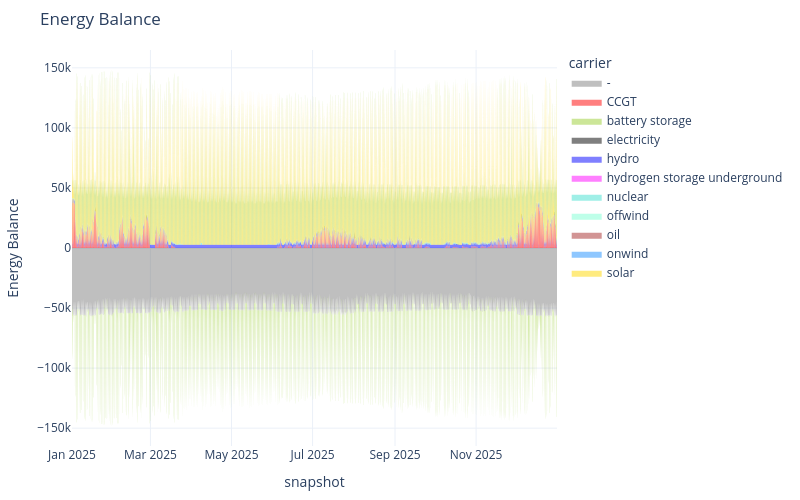

Write notebook code for a chart like this one.
### Markdown cell above
## Energy Balance

### Code cell
n.statistics.energy_balance.iplot()

### Figure 1 — Plotly figure (JSON) as saved in the notebook; plotly's stock layout.template omitted (floating-point values rounded to 4 significant figures; data arrays with more than 128 entries replaced by an {"elided": "..."} marker saying what was removed)
{"data": [{"fillpattern": {"shape": ""}, "hovertemplate": "carrier=CCGT<br>snapshot=%{x}<br>Energy Balance=%{y}<extra></extra>", "legendgroup": "CCGT", "line": {"color": "red", "width": 0}, "marker": {"symbol": "circle"}, "mode": "lines", "name": "CCGT", "orientation": "v", "showlegend": false, "stackgroup": "positive", "type": "scatter", "x": {"elided": "2920 str values"}, "xaxis": "x", "y": {"elided": "2920 float values"}, "yaxis": "y"}, {"fillpattern": {"shape": ""}, "hovertemplate": "carrier=hydro<br>snapshot=%{x}<br>Energy Balance=%{y}<extra></extra>", "legendgroup": "hydro", "line": {"color": "blue", "width": 0}, "marker": {"symbol": "circle"}, "mode": "lines", "name": "hydro", "orientation": "v", "showlegend": false, "stackgroup": "positive", "type": "scatter", "x": {"elided": "2920 str values"}, "xaxis": "x", "y": {"elided": "2920 float values"}, "yaxis": "y"}, {"fillpattern": {"shape": ""}, "hovertemplate": "carrier=nuclear<br>snapshot=%{x}<br>Energy Balance=%{y}<extra></extra>", "legendgroup": "nuclear", "line": {"color": "turquoise", "width": 0}, "marker": {"symbol": "circle"}, "mode": "lines", "name": "nuclear", "orientation": "v", "showlegend": false, "stackgroup": "positive", "type": "scatter", "x": {"elided": "2920 str values"}, "xaxis": "x", "y": {"elided": "2920 float values"}, "yaxis": "y"}, {"fillpattern": {"shape": ""}, "hovertemplate": "carrier=offwind<br>snapshot=%{x}<br>Energy Balance=%{y}<extra></extra>", "legendgroup": "offwind", "line": {"color": "aquamarine", "width": 0}, "marker": {"symbol": "circle"}, "mode": "lines", "name": "offwind", "orientation": "v", "showlegend": false, "stackgroup": "positive", "type": "scatter", "x": {"elided": "2885 str values"}, "xaxis": "x", "y": {"elided": "2885 float values"}, "yaxis": "y"}, {"fillpattern": {"shape": ""}, "hovertemplate": "carrier=oil<br>snapshot=%{x}<br>Energy Balance=%{y}<extra></extra>", "legendgroup": "oil", "line": {"color": "brown", "width": 0}, "marker": {"symbol": "circle"}, "mode": "lines", "name": "oil", "orientation": "v", "showlegend": false, "stackgroup": "positive", "type": "scatter", "x": {"elided": "2920 str values"}, "xaxis": "x", "y": {"elided": "2920 float values"}, "yaxis": "y"}, {"fillpattern": {"shape": ""}, "hovertemplate": "carrier=onwind<br>snapshot=%{x}<br>Energy Balance=%{y}<extra></extra>", "legendgroup": "onwind", "line": {"color": "dodgerblue", "width": 0}, "marker": {"symbol": "circle"}, "mode": "lines", "name": "onwind", "orientation": "v", "showlegend": false, "stackgroup": "positive", "type": "scatter", "x": {"elided": "2920 str values"}, "xaxis": "x", "y": {"elided": "2920 float values"}, "yaxis": "y"}, {"fillpattern": {"shape": ""}, "hovertemplate": "carrier=solar<br>snapshot=%{x}<br>Energy Balance=%{y}<extra></extra>", "legendgroup": "solar", "line": {"color": "gold", "width": 0}, "marker": {"symbol": "circle"}, "mode": "lines", "name": "solar", "orientation": "v", "showlegend": false, "stackgroup": "positive", "type": "scatter", "x": {"elided": "1820 str values"}, "xaxis": "x", "y": {"elided": "1820 float values"}, "yaxis": "y"}, {"fillpattern": {"shape": ""}, "hovertemplate": "carrier=battery storage<br>snapshot=%{x}<br>Energy Balance=%{y}<extra></extra>", "legendgroup": "battery storage", "line": {"color": "yellowgreen", "width": 0}, "marker": {"symbol": "circle"}, "mode": "lines", "name": "battery storage", "orientation": "v", "showlegend": false, "stackgroup": "positive", "type": "scatter", "x": {"elided": "1761 str values"}, "xaxis": "x", "y": {"elided": "1761 float values"}, "yaxis": "y"}, {"fillpattern": {"shape": ""}, "hovertemplate": "carrier=hydrogen storage underground<br>snapshot=%{x}<br>Energy Balance=%{y}<extra></extra>", "legendgroup": "hydrogen storage underground", "line": {"color": "magenta", "width": 0}, "marker": {"symbol": "circle"}, "mode": "lines", "name": "hydrogen storage underground", "orientation": "v", "showlegend": false, "stackgroup": "positive", "type": "scatter", "x": {"elided": "1585 str values"}, "xaxis": "x", "y": {"elided": "1585 float values"}, "yaxis": "y"}, {"fillpattern": {"shape": ""}, "hovertemplate": "carrier=-<br>snapshot=%{x}<br>Energy Balance=%{y}<extra></extra>", "legendgroup": "-", "line": {"color": "gray", "width": 0}, "marker": {"symbol": "circle"}, "mode": "lines", "name": "-", "orientation": "v", "showlegend": false, "stackgroup": "negative", "type": "scatter", "x": {"elided": "2920 str values"}, "xaxis": "x", "y": {"elided": "2920 float values"}, "yaxis": "y"}, {"fillpattern": {"shape": ""}, "hovertemplate": "carrier=battery storage<br>snapshot=%{x}<br>Energy Balance=%{y}<extra></extra>", "legendgroup": "battery storage", "line": {"color": "yellowgreen", "width": 0}, "marker": {"symbol": "circle"}, "mode": "lines", "name": "battery storage", "orientation": "v", "showlegend": false, "stackgroup": "negative", "type": "scatter", "x": {"elided": "1159 str values"}, "xaxis": "x", "y": {"elided": "1159 float values"}, "yaxis": "y"}, {"fillpattern": {"shape": ""}, "hovertemplate": "carrier=hydrogen storage underground<br>snapshot=%{x}<br>Energy Balance=%{y}<extra></extra>", "legendgroup": "hydrogen storage underground", "line": {"color": "magenta", "width": 0}, "marker": {"symbol": "circle"}, "mode": "lines", "name": "hydrogen storage underground", "orientation": "v", "showlegend": false, "stackgroup": "negative", "type": "scatter", "x": {"elided": "1334 str values"}, "xaxis": "x", "y": {"elided": "1334 float values"}, "yaxis": "y"}, {"fillpattern": {"shape": ""}, "hovertemplate": "carrier=-<br>snapshot=%{x}<br>Energy Balance=%{y}<extra></extra>", "legendgroup": "-", "line": {"color": "gray", "width": 0}, "marker": {"symbol": "circle"}, "mode": "lines", "name": "-", "orientation": "v", "showlegend": true, "stackgroup": "1", "type": "scatter", "x": ["2025-12-31T21:00:00.000000000"], "xaxis": "x", "y": [NaN], "yaxis": "y"}, {"fillpattern": {"shape": ""}, "hovertemplate": "carrier=CCGT<br>snapshot=%{x}<br>Energy Balance=%{y}<extra></extra>", "legendgroup": "CCGT", "line": {"color": "red", "width": 0}, "marker": {"symbol": "circle"}, "mode": "lines", "name": "CCGT", "orientation": "v", "showlegend": true, "stackgroup": "1", "type": "scatter", "x": ["2025-12-31T21:00:00.000000000"], "xaxis": "x", "y": [NaN], "yaxis": "y"}, {"fillpattern": {"shape": ""}, "hovertemplate": "carrier=battery storage<br>snapshot=%{x}<br>Energy Balance=%{y}<extra></extra>", "legendgroup": "battery storage", "line": {"color": "yellowgreen", "width": 0}, "marker": {"symbol": "circle"}, "mode": "lines", "name": "battery storage", "orientation": "v", "showlegend": true, "stackgroup": "1", "type": "scatter", "x": ["2025-12-31T21:00:00.000000000"], "xaxis": "x", "y": [NaN], "yaxis": "y"}, {"fillpattern": {"shape": ""}, "hovertemplate": "carrier=electricity<br>snapshot=%{x}<br>Energy Balance=%{y}<extra></extra>", "legendgroup": "electricity", "line": {"color": "black", "width": 0}, "marker": {"symbol": "circle"}, "mode": "lines", "name": "electricity", "orientation": "v", "showlegend": true, "stackgroup": "1", "type": "scatter", "x": ["2025-12-31T21:00:00.000000000"], "xaxis": "x", "y": [NaN], "yaxis": "y"}, {"fillpattern": {"shape": ""}, "hovertemplate": "carrier=hydro<br>snapshot=%{x}<br>Energy Balance=%{y}<extra></extra>", "legendgroup": "hydro", "line": {"color": "blue", "width": 0}, "marker": {"symbol": "circle"}, "mode": "lines", "name": "hydro", "orientation": "v", "showlegend": true, "stackgroup": "1", "type": "scatter", "x": ["2025-12-31T21:00:00.000000000"], "xaxis": "x", "y": [NaN], "yaxis": "y"}, {"fillpattern": {"shape": ""}, "hovertemplate": "carrier=hydrogen storage underground<br>snapshot=%{x}<br>Energy Balance=%{y}<extra></extra>", "legendgroup": "hydrogen storage underground", "line": {"color": "magenta", "width": 0}, "marker": {"symbol": "circle"}, "mode": "lines", "name": "hydrogen storage underground", "orientation": "v", "showlegend": true, "stackgroup": "1", "type": "scatter", "x": ["2025-12-31T21:00:00.000000000"], "xaxis": "x", "y": [NaN], "yaxis": "y"}, {"fillpattern": {"shape": ""}, "hovertemplate": "carrier=nuclear<br>snapshot=%{x}<br>Energy Balance=%{y}<extra></extra>", "legendgroup": "nuclear", "line": {"color": "turquoise", "width": 0}, "marker": {"symbol": "circle"}, "mode": "lines", "name": "nuclear", "orientation": "v", "showlegend": true, "stackgroup": "1", "type": "scatter", "x": ["2025-12-31T21:00:00.000000000"], "xaxis": "x", "y": [NaN], "yaxis": "y"}, {"fillpattern": {"shape": ""}, "hovertemplate": "carrier=offwind<br>snapshot=%{x}<br>Energy Balance=%{y}<extra></extra>", "legendgroup": "offwind", "line": {"color": "aquamarine", "width": 0}, "marker": {"symbol": "circle"}, "mode": "lines", "name": "offwind", "orientation": "v", "showlegend": true, "stackgroup": "1", "type": "scatter", "x": ["2025-12-31T21:00:00.000000000"], "xaxis": "x", "y": [NaN], "yaxis": "y"}, {"fillpattern": {"shape": ""}, "hovertemplate": "carrier=oil<br>snapshot=%{x}<br>Energy Balance=%{y}<extra></extra>", "legendgroup": "oil", "line": {"color": "brown", "width": 0}, "marker": {"symbol": "circle"}, "mode": "lines", "name": "oil", "orientation": "v", "showlegend": true, "stackgroup": "1", "type": "scatter", "x": ["2025-12-31T21:00:00.000000000"], "xaxis": "x", "y": [NaN], "yaxis": "y"}, {"fillpattern": {"shape": ""}, "hovertemplate": "carrier=onwind<br>snapshot=%{x}<br>Energy Balance=%{y}<extra></extra>", "legendgroup": "onwind", "line": {"color": "dodgerblue", "width": 0}, "marker": {"symbol": "circle"}, "mode": "lines", "name": "onwind", "orientation": "v", "showlegend": true, "stackgroup": "1", "type": "scatter", "x": ["2025-12-31T21:00:00.000000000"], "xaxis": "x", "y": [NaN], "yaxis": "y"}, {"fillpattern": {"shape": ""}, "hovertemplate": "carrier=solar<br>snapshot=%{x}<br>Energy Balance=%{y}<extra></extra>", "legendgroup": "solar", "line": {"color": "gold", "width": 0}, "marker": {"symbol": "circle"}, "mode": "lines", "name": "solar", "orientation": "v", "showlegend": true, "stackgroup": "1", "type": "scatter", "x": ["2025-12-31T21:00:00.000000000"], "xaxis": "x", "y": [NaN], "yaxis": "y"}], "layout": {"height": 500, "hovermode": "x", "legend": {"title": {"text": "carrier"}, "tracegroupgap": 0}, "margin": {"b": 50, "l": 50, "r": 50, "t": 50}, "title": {"text": "Energy Balance"}, "width": 800, "xaxis": {"anchor": "y", "domain": [0, 1], "title": {"text": "snapshot"}}, "yaxis": {"anchor": "x", "domain": [0, 1], "title": {"text": "Energy Balance"}}}}
